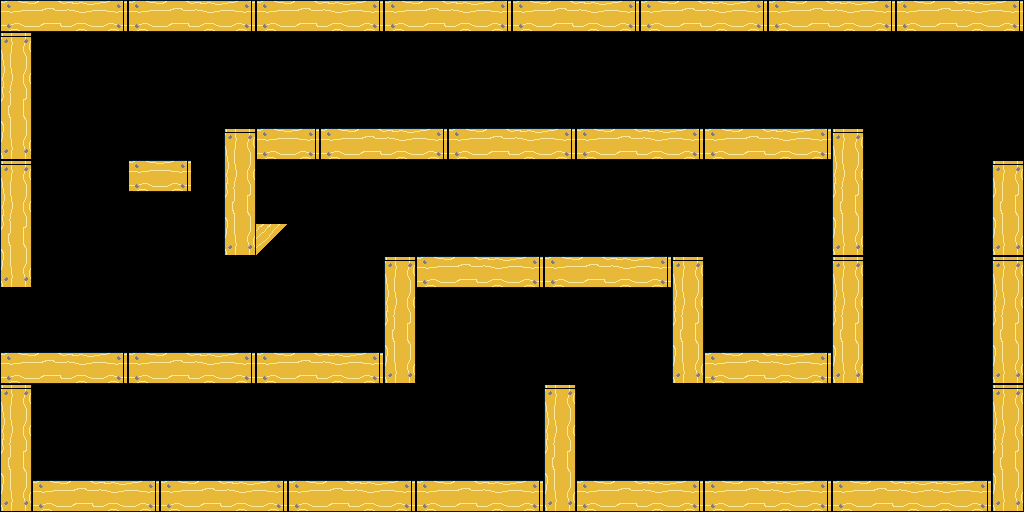

Below is a game level as drawn by its tile map, then a one-line description and the .tmx that defines it (tile-layer data replaced by summaries):
An orthogonal 32x16 tile map with 32x32 px tiles, 2 tile layers (background, foreground), 2 tilesets and 45 objects (34x spikes, 6x fan, 3x rope, spawn, exit).

<map version="1.0" orientation="orthogonal" renderorder="right-down" width="32" height="16" tilewidth="32" tileheight="32" nextobjectid="46">
 <tileset firstgid="1" name="basic-tiles" tilewidth="32" tileheight="32" tilecount="256" columns="16">
  <image source="../maps/basic-tiles.png" width="512" height="512" />
 </tileset>
 <tileset firstgid="257" name="objects" tilewidth="64" tileheight="64" tilecount="4" columns="0">
  <tile id="1">
   <image width="32" height="64" source="../maps/fan_0.png" />
  </tile>
  <tile id="3">
   <image width="32" height="32" source="../maps/exit.png" />
  </tile>
  <tile id="4">
   <image width="32" height="32" source="../maps/spawn.png" />
  </tile>
  <tile id="5">
   <image width="64" height="7" source="../maps/door.png" />
  </tile>
 </tileset>
 <layer name="background" width="32" height="16">
  <data>[512 cells, 0 non-empty, 0 distinct tile ids]</data>
 </layer>
 <layer name="foreground" width="32" height="16">
  <data>[512 cells, 153 non-empty, 9 distinct tile ids]</data>
 </layer>
 <objectgroup name="objects">
  <object id="1" type="fan" gid="258" x="32" y="480" width="32" height="64" />
  <object id="2" type="fan" gid="258" x="576" y="480" width="32" height="64" />
  <object id="3" type="spikes" gid="20" x="512" y="448" width="32" height="32" />
  <object id="4" type="spikes" gid="20" x="512" y="480" width="32" height="32" />
  <object id="5" type="spikes" gid="20" x="512" y="416" width="32" height="32" />
  <object id="6" type="spikes" gid="20" x="640" y="320" width="32" height="32" />
  <object id="7" type="spikes" gid="20" x="640" y="352" width="32" height="32" />
  <object id="8" type="spikes" gid="20" x="640" y="384" width="32" height="32" />
  <object id="9" type="fan" gid="2147483906" x="992" y="160" width="32" height="64" />
  <object id="10" type="fan" gid="2147483906" x="992" y="96" width="32" height="64" />
  <object id="11" type="rope" gid="81" x="416" y="64" width="32" height="32">
   <properties>
    <property name="group" value="rope-group-1" />
   </properties>
  </object>
  <object id="12" type="rope" gid="97" x="416" y="96" width="32" height="32">
   <properties>
    <property name="group" value="rope-group-1" />
   </properties>
  </object>
  <object id="13" type="rope" gid="98" x="416" y="128" width="32" height="32">
   <properties>
    <property name="group" value="rope-group-1" />
   </properties>
  </object>
  <object id="14" type="spikes" gid="18" x="800" y="128" width="32" height="32" />
  <object id="15" type="spikes" gid="19" x="544" y="64" width="32" height="32" />
  <object id="16" type="spikes" gid="18" x="736" y="128" width="32" height="32" />
  <object id="17" type="spikes" gid="18" x="768" y="128" width="32" height="32" />
  <object id="18" type="spikes" gid="19" x="576" y="64" width="32" height="32" />
  <object id="19" type="spikes" gid="19" x="512" y="64" width="32" height="32" />
  <object id="20" type="spikes" gid="18" x="288" y="128" width="32" height="32" />
  <object id="21" type="spikes" gid="18" x="352" y="128" width="32" height="32" />
  <object id="22" type="spikes" gid="18" x="320" y="128" width="32" height="32" />
  <object id="23" type="spikes" gid="19" x="128" y="64" width="32" height="32" />
  <object id="24" type="spikes" gid="19" x="96" y="64" width="32" height="32" />
  <object id="25" type="spikes" gid="19" x="64" y="64" width="32" height="32" />
  <object id="26" type="spikes" gid="19" x="32" y="64" width="32" height="32" />
  <object id="27" type="fan" gid="258" x="0" y="352" width="32" height="64" />
  <object id="28" type="spikes" gid="21" x="192" y="192" width="32" height="32" />
  <object id="29" type="spikes" gid="18" x="160" y="160" width="32" height="32" />
  <object id="30" type="spikes" gid="18" x="128" y="160" width="32" height="32" />
  <object id="31" type="spikes" gid="19" x="160" y="224" width="32" height="32" />
  <object id="32" type="spikes" gid="19" x="128" y="224" width="32" height="32" />
  <object id="33" type="spikes" gid="20" x="96" y="192" width="32" height="32" />
  <object id="34" type="spikes" gid="20" x="352" y="352" width="32" height="32" />
  <object id="35" type="spikes" gid="20" x="352" y="320" width="32" height="32" />
  <object id="36" type="spikes" gid="20" x="352" y="288" width="32" height="32" />
  <object id="37" type="spawn" gid="261" x="96" y="448" width="32" height="32" />
  <object id="38" type="exit" gid="260" x="768" y="320" width="32" height="32" />
  <object id="39" type="fan" gid="258" x="256" y="224" width="32" height="64" />
  <object id="40" type="spikes" gid="20" x="800" y="256" width="32" height="32" />
  <object id="41" type="spikes" gid="20" x="800" y="224" width="32" height="32" />
  <object id="42" type="spikes" gid="20" x="800" y="192" width="32" height="32" />
  <object id="43" type="spikes" gid="20" x="800" y="352" width="32" height="32" />
  <object id="44" type="spikes" gid="20" x="800" y="320" width="32" height="32" />
  <object id="45" type="spikes" gid="20" x="800" y="288" width="32" height="32" />
 </objectgroup>
</map>
